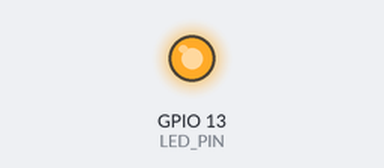
Simulated run of this sketch. Board: ESP32-S3. Shown: output pins drawn as LEDs (lit = HIGH). What the sketch prints to the serial monitor is not drawn. At 1.0 s the program puts the board to deep sleep or switches it off; the recording ends there.

Above: at 0.1 s.
Timing chart, 0 to 1.0 s (numbered marks = the images above):
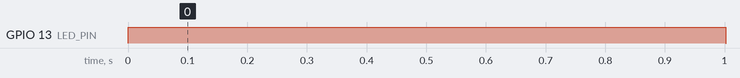

The sketch:

sleepfive_ledone.ino
```cpp
//lights led for one second, then goes to deep sleep for five. After five seconds the timer restarts the micro


#define uS_TO_S_FACTOR 1000000ULL  // Microseconds to seconds conversion
#define SLEEP_TIME 5                // Sleep for 5 seconds
#define LED_TIME 1000              // LED on for 1000ms (1 seconds)

// For Adafruit ESP32-S3 Feather - built-in led on PIN 13
#define LED_PIN 13

void setup() {
  Serial.begin(115200);

  pinMode(LED_PIN, OUTPUT);

  Serial.println("ESP32-S3 Sleep/LED Cycle Starting...");
  Serial.println("Sleep 5s -> LED 1s -> Repeat");

  // Turn on LED first
  digitalWrite(LED_PIN, HIGH);
  Serial.println("LED ON for 1 second");
  delay(LED_TIME);

  // Turn off LED before sleep
  digitalWrite(LED_PIN, LOW);
  Serial.println("LED OFF - Going to sleep for 5 seconds");
  Serial.flush();

  // Configure timer wakeup
  esp_sleep_enable_timer_wakeup(SLEEP_TIME * uS_TO_S_FACTOR);

  // Go to deep sleep
  esp_deep_sleep_start();
}

void loop() {
  // This will never run - deep sleep restarts the program
}
```

Measured:
- by itself, GPIO 13 (LED_PIN): LOW → HIGH at 0.00 s, → LOW 1.0 s later
